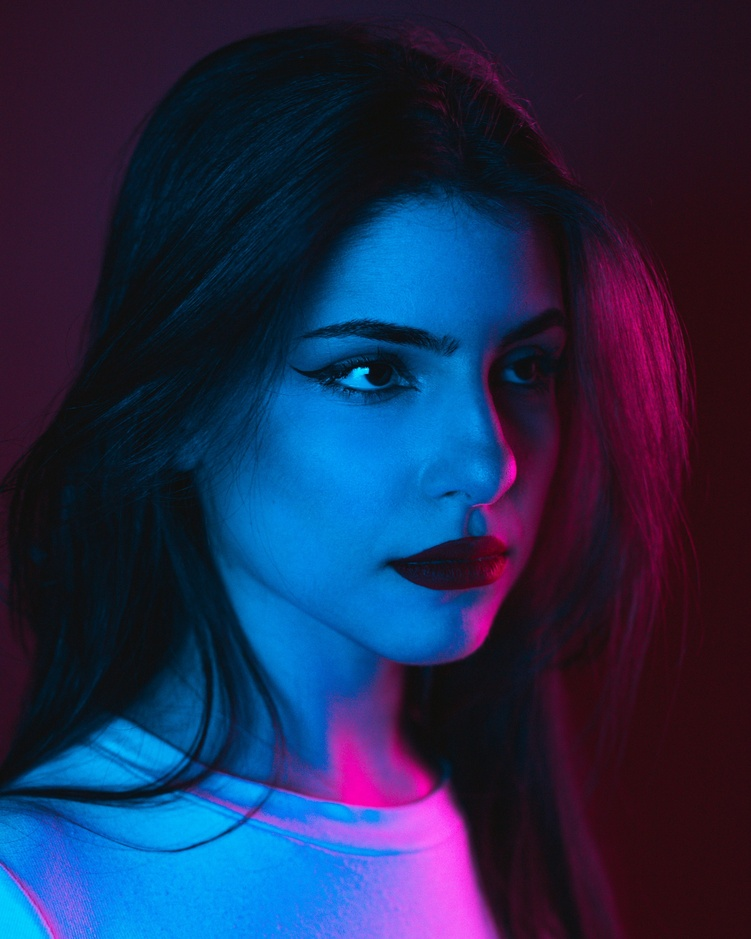
#> input picture day03-color-spaces/portrait_neon.jpg, 751 x 939 px, shrunk from 3000 x 3750 before the run
$ python color_mask.py
#> lines starting #> are read from the running program, lines starting #| are printed output that depends on the picture; after the words box and inside, x2 and y2 are one past the last pixel; in counts of white or black regions, pixels touching at a corner belong together
import cv2
import matplotlib.pyplot as plt
import numpy as np


INPUT_PATH = "portrait_neon.jpg"
OUTPUT_PATH = "blue_purple_mask_result.jpg"

# 选择蓝色到紫色的颜色范围。
LOWER_COLOR = np.array([100, 80, 50])
UPPER_COLOR = np.array([170, 255, 255])


def main():
    image = cv2.imread(INPUT_PATH)
#> image is the input picture: shape (939, 751, 3); mean B, G, R 79.6, 42.6, 31.9

    if image is None:
        print(f"无法读取图片：{INPUT_PATH}")
        return

    image_hsv = cv2.cvtColor(image, cv2.COLOR_BGR2HSV)
#> image_hsv: shape (939, 751, 3); mean H, S, V 130, 185.3, 86.6
    color_mask = cv2.inRange(image_hsv, LOWER_COLOR, UPPER_COLOR)
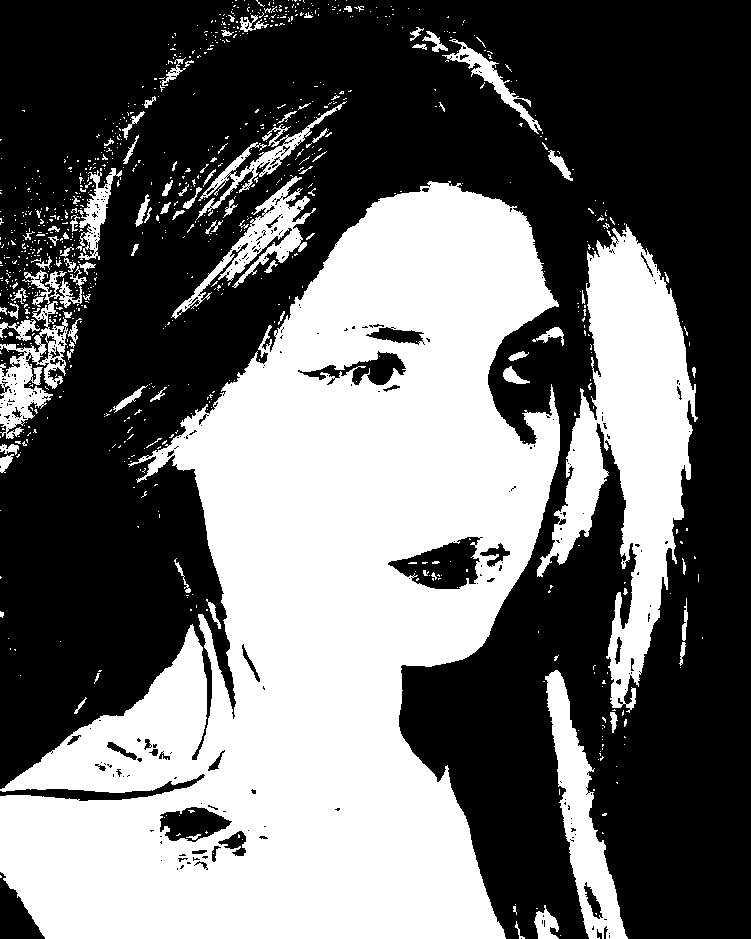
#> color_mask: shape (939, 751); 41.9% white; 922 white regions (824 under 20 px), largest, box (x1, y1, x2, y2) and area: (0, 181, 560, 939) 231561, (537, 224, 698, 713) 33335, (545, 670, 628, 939) 7619
    selected_color = cv2.bitwise_and(image, image, mask=color_mask)
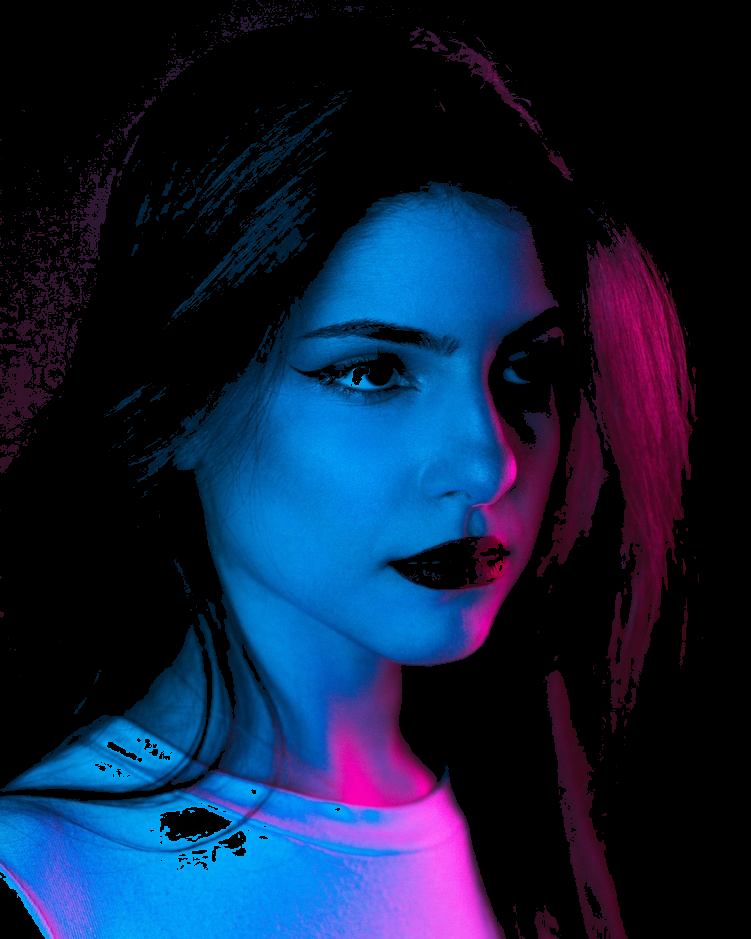
#> selected_color: shape (939, 751, 3); mean B, G, R 61.9, 31.9, 16.4

    figure, axes = plt.subplots(1, 3, figsize=(15, 5))

    axes[0].imshow(cv2.cvtColor(image, cv2.COLOR_BGR2RGB))
    axes[0].set_title("Original")
    axes[0].axis("off")

    axes[1].imshow(color_mask, cmap="gray")
    axes[1].set_title("Blue-Purple Mask")
    axes[1].axis("off")

    axes[2].imshow(cv2.cvtColor(selected_color, cv2.COLOR_BGR2RGB))
    axes[2].set_title("Selected Colors")
    axes[2].axis("off")

    plt.tight_layout()
    plt.savefig(OUTPUT_PATH)
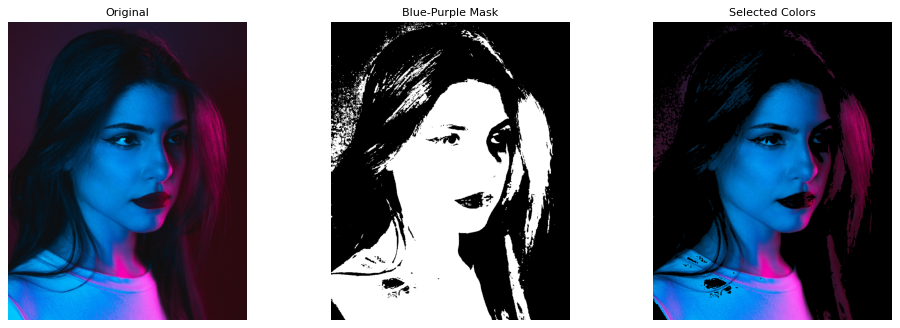
#> figure drawn by matplotlib, 3 panels
    plt.show()


if __name__ == "__main__":
    main()

$ run again, with day03-color-spaces/brightness_comparison.jpg copied over day03-color-spaces/portrait_neon.jpg
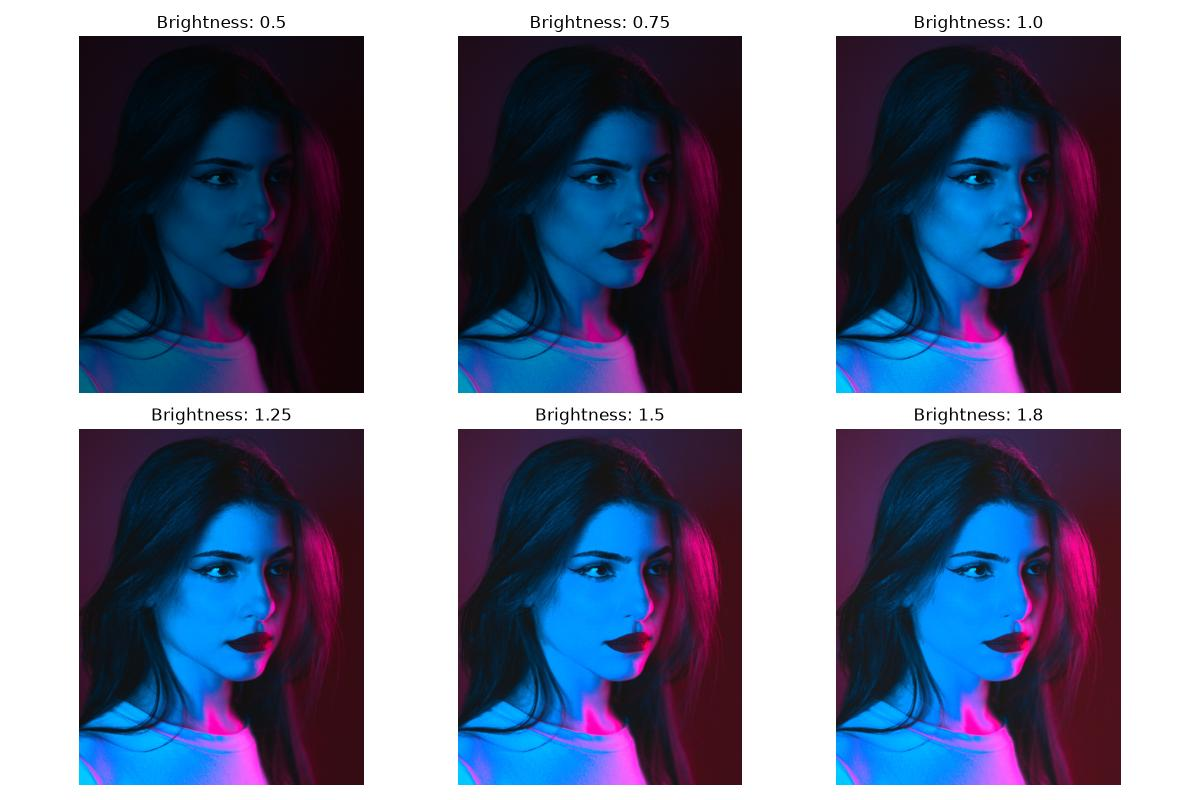
#> input picture day03-color-spaces/brightness_comparison.jpg, 1200 x 800 px
#> in main, image is the input picture: shape (800, 1200, 3); mean B, G, R 143.7, 119.5, 113.9
#> image_hsv: shape (800, 1200, 3); mean H, S, V 89.6, 120.6, 148.7
#> in main, `color_mask = cv2.inRange(image_hsv, LOWER_COLOR, UPPER_COLOR)`:
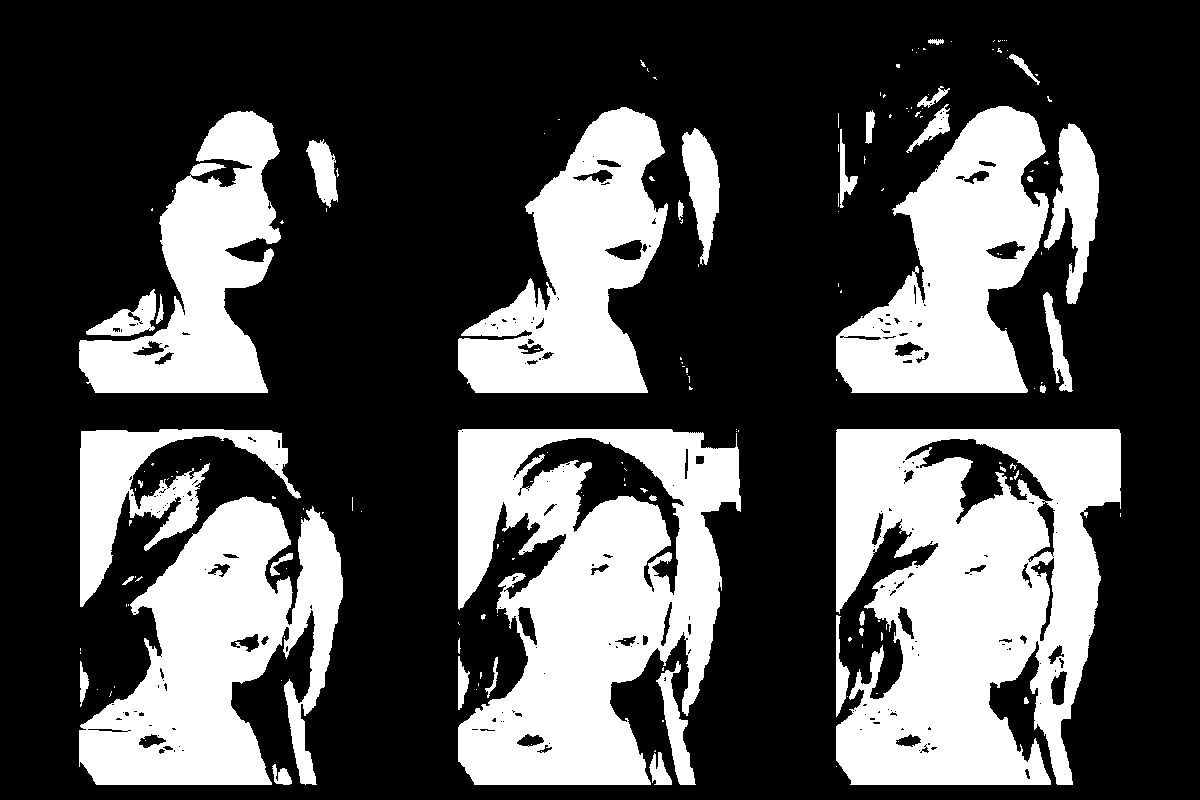
#> color_mask: shape (800, 1200); 31.6% white; 173 white regions (132 under 20 px), largest, box (x1, y1, x2, y2) and area: (836, 429, 1121, 785) 73343, (458, 429, 741, 785) 64102, (79, 496, 343, 785) 42761
#> in main, `plt.savefig(OUTPUT_PATH)`:
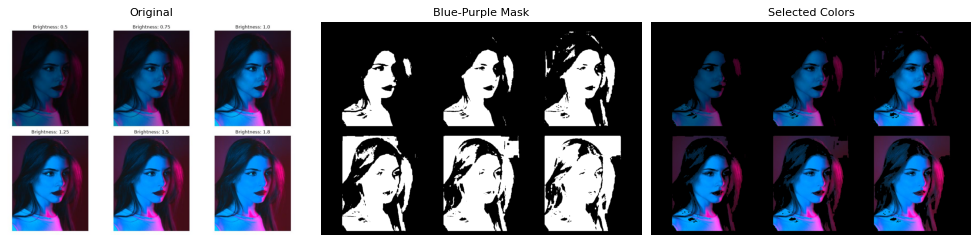
#> figure drawn by matplotlib, 3 panels
